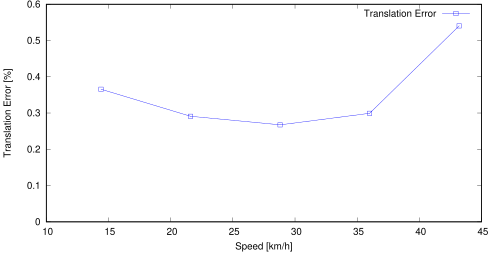

This chart was generated by the following gnuplot code:
set term postscript eps enhanced color
set output "12_pose_ts.eps"
set size ratio 0.5
set yrange [0:*]
set xlabel "Speed [km/h]"
set ylabel "Translation Error [%]"
plot "12_pose_ts.txt" using ($1*3.6):($2*100) title 'Translation Error' lc rgb "#0000FF" pt 4 w linespoints
